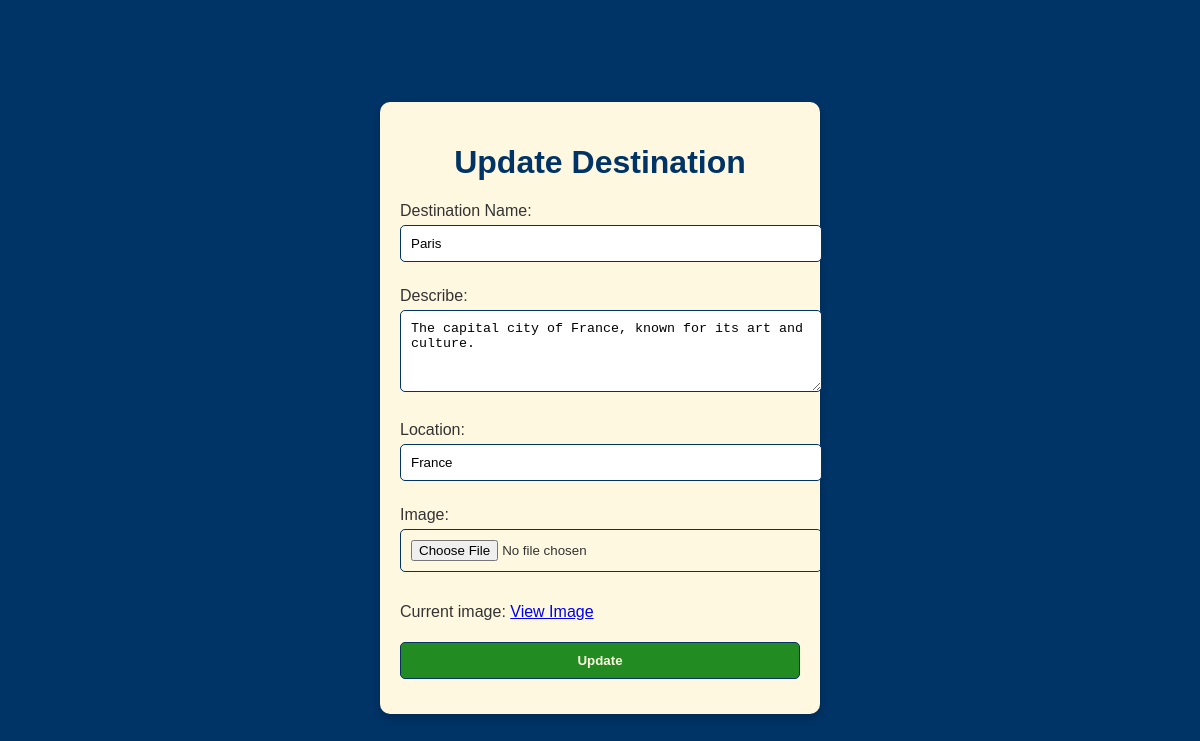
Page /admin/destination/Update.php?id=1 on the committed database.
### tables this page shows
CREATE TABLE `destination` (
  `DestinationID` int(11) NOT NULL,
  `Name` varchar(255) NOT NULL,
  `Description` text DEFAULT NULL,
  `Location` varchar(255) DEFAULT NULL,
  `Created_at` timestamp NOT NULL DEFAULT current_timestamp(),
  `Updated_at` timestamp NOT NULL DEFAULT current_timestamp() ON UPDATE current_timestamp(),
  `image` varchar(200) DEFAULT NULL,
  `post_link` varchar(255) DEFAULT NULL
);

### admin/destination/Update.php (the view, shortened to what this page needs)
<?php
$dbhost = 'localhost:3307';
$dbuser = 'root';
$dbpassword = '';
$dbname = 'travel_blog';
$conn = @mysqli_connect($dbhost, $dbuser, $dbpassword, $dbname) or die('Failed to connect to database.');
$id = $_GET['id'] ?? null;
$sql = "SELECT * FROM destination WHERE DestinationID = '$id'";
$result_des = mysqli_query($conn, $sql);
$destination = mysqli_fetch_assoc($result_des);
$name = $destination['Name'];
$description = $destination['Description'];
$location = $destination['Location'];
$image = $destination['image'];
?>
<!DOCTYPE html>
<html lang="en">
<head>
</head>
<body>
    <div class="container">
        <h1>Update Destination</h1>
        <form action="" method="POST" enctype="multipart/form-data">
            <label for="name">Destination Name:</label>
            <input type="text" id="Name" name="Name" value="<?php echo htmlspecialchars($name); ?>" required>
            <label for="description">Describe:</label>
            <textarea id="Description" name="Description" rows="4" required><?php echo htmlspecialchars($description); ?></textarea>
            <label for="location">Location:</label>
            <input type="text" id="Location" name="Location" value="<?php echo htmlspecialchars($location); ?>" required>
            <label for="image">Image:</label>
            <input type="file" id="image" name="image" accept="image/*">
            <p>Current image: <a href="<?php echo htmlspecialchars($image); ?>" target="_blank">View Image</a></p>
            <button type="submit">Update</button>
        </form>
    </div>
</body>
</html>

### admin/destination/Update.php (style rules this page uses)
body { font-family: Arial, sans-serif; background-color: #003366; color: #FFF8E1; display: flex; justify-content: center; align-items: center; height: 100vh; }
.container { background-color: #FFF8E1; color: #333; padding: 20px; border-radius: 10px; width: 400px; box-shadow: 0 4px 8px rgba(0, 0, 0, 0.2); }
h1 { text-align: center; color: #003366; }
label { display: block; margin-top: 10px; }
input, textarea, button { width: 100%; padding: 10px; margin-top: 5px; margin-bottom: 15px; border: 1px solid #003366; border-radius: 5px; }
button { background-color: #228B22; color: #FFF8E1; font-weight: bold; cursor: pointer; }

### rows in the picture
destination: Name "Paris", Description "The capital city of France, known for its art and culture.", Location "France"
